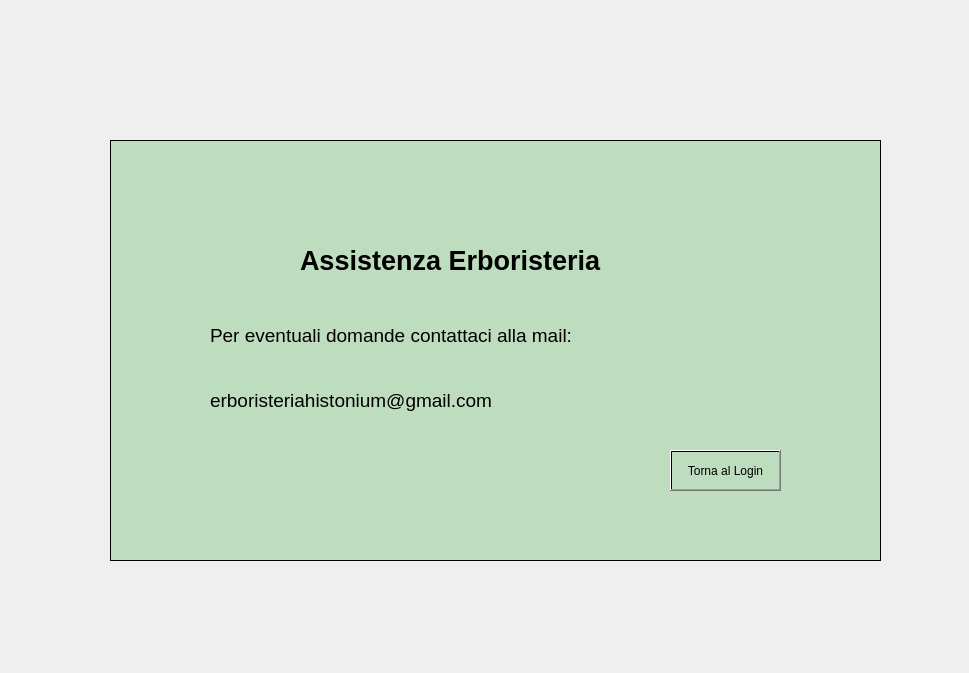
<?xml version="1.0" encoding="UTF-8"?>
<ui version="4.0">
 <class>Form</class>
 <widget class="QWidget" name="Form">
  <property name="geometry">
   <rect>
    <x>0</x>
    <y>0</y>
    <width>969</width>
    <height>673</height>
   </rect>
  </property>
  <property name="windowTitle">
   <string>Form</string>
  </property>
  <property name="styleSheet">
   <string notr="true"/>
  </property>
  <widget class="QFrame" name="frame">
   <property name="geometry">
    <rect>
     <x>110</x>
     <y>140</y>
     <width>771</width>
     <height>421</height>
    </rect>
   </property>
   <property name="styleSheet">
    <string notr="true">background-color: qlineargradient(spread:pad, x1:0, y1:0, x2:1, y2:0, stop:1 rgba(190, 220, 190, 255));</string>
   </property>
   <property name="frameShape">
    <enum>QFrame::StyledPanel</enum>
   </property>
   <property name="frameShadow">
    <enum>QFrame::Raised</enum>
   </property>
   <widget class="QLabel" name="label">
    <property name="geometry">
     <rect>
      <x>190</x>
      <y>70</y>
      <width>401</width>
      <height>101</height>
     </rect>
    </property>
    <property name="font">
     <font>
      <pointsize>20</pointsize>
      <weight>75</weight>
      <bold>true</bold>
     </font>
    </property>
    <property name="styleSheet">
     <string notr="true">background-color:</string>
    </property>
    <property name="text">
     <string>Assistenza Erboristeria</string>
    </property>
   </widget>
   <widget class="QLabel" name="label_2">
    <property name="geometry">
     <rect>
      <x>100</x>
      <y>170</y>
      <width>611</width>
      <height>51</height>
     </rect>
    </property>
    <property name="font">
     <font>
      <pointsize>14</pointsize>
     </font>
    </property>
    <property name="text">
     <string>Per eventuali domande contattaci alla mail:</string>
    </property>
   </widget>
   <widget class="QLabel" name="label_3">
    <property name="geometry">
     <rect>
      <x>100</x>
      <y>240</y>
      <width>371</width>
      <height>41</height>
     </rect>
    </property>
    <property name="font">
     <font>
      <pointsize>14</pointsize>
     </font>
    </property>
    <property name="text">
     <string>erboristeriahistonium@gmail.com</string>
    </property>
   </widget>
   <widget class="QPushButton" name="tornaloginbtn">
    <property name="geometry">
     <rect>
      <x>560</x>
      <y>310</y>
      <width>111</width>
      <height>41</height>
     </rect>
    </property>
    <property name="styleSheet">
     <string notr="true">font: 10pt &quot;MS Shell Dlg 2&quot;;</string>
    </property>
    <property name="text">
     <string>Torna al Login</string>
    </property>
   </widget>
  </widget>
  <widget class="QFrame" name="frame_2">
   <property name="geometry">
    <rect>
     <x>-10</x>
     <y>-10</y>
     <width>1531</width>
     <height>941</height>
    </rect>
   </property>
   <property name="styleSheet">
    <string notr="true">background-image: url(:/immfarma/logofarmacia.PNG);</string>
   </property>
   <property name="frameShape">
    <enum>QFrame::StyledPanel</enum>
   </property>
   <property name="frameShadow">
    <enum>QFrame::Raised</enum>
   </property>
  </widget>
  <zorder>frame_2</zorder>
  <zorder>frame</zorder>
 </widget>
 <resources>
  <include location="../resource.qrc"/>
 </resources>
 <connections/>
</ui>
